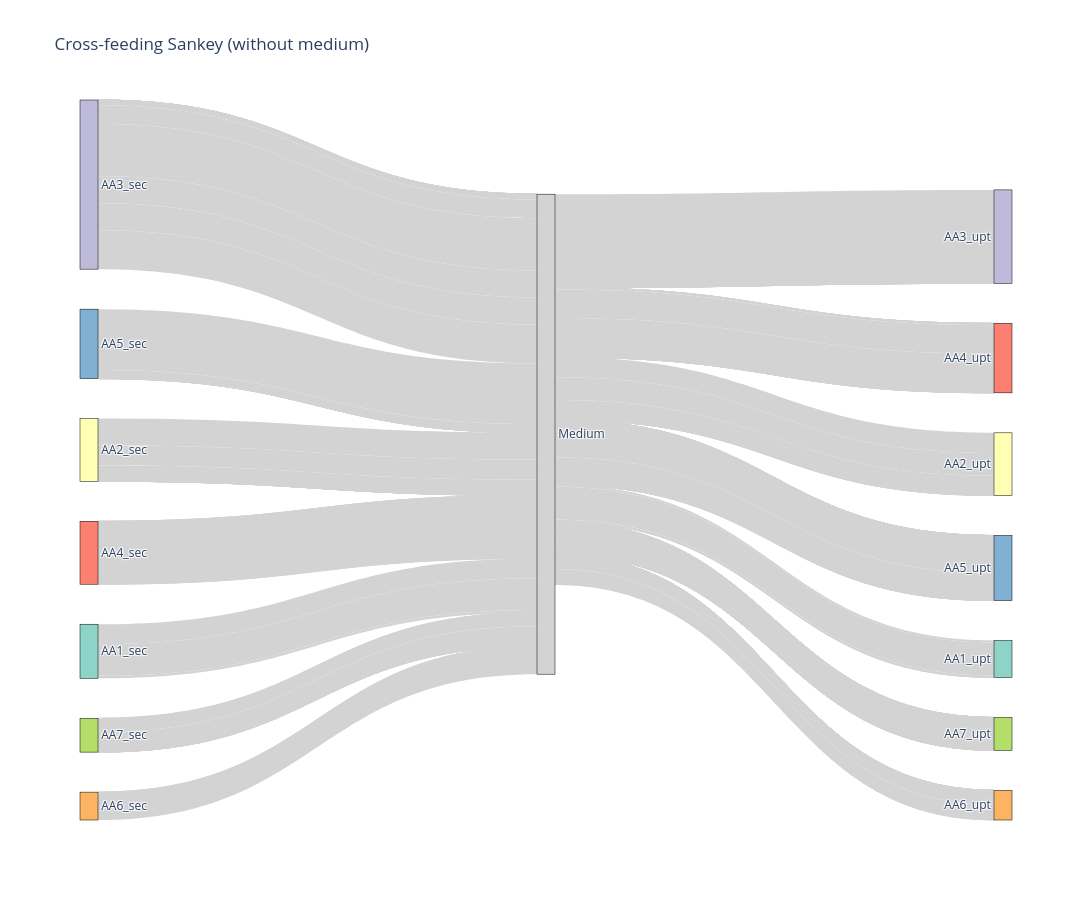

The notebook cell saved with this chart:
### Markdown cell above
### quantitative - without _m

### Code cell
# --- FILTER FLUXES ---
threshold_sec = 0.001

# Secretions
secretions_withoutM = syncom_fluxes[
    ((syncom_fluxes.index.str.startswith("EX_")) & (syncom_fluxes > threshold_sec) & (~syncom_fluxes.index.str.endswith("_m")))
]

# Uptakes
uptakes_withoutM = syncom_fluxes[
    ((syncom_fluxes.index.str.startswith("EX_")) & (syncom_fluxes < -threshold_sec) & (~syncom_fluxes.index.str.endswith("_m")))
]

# --- SPLIT REACTION IDS ---
def split_rxn_id(rxn_id):
    """Split into metabolite part and strain ID."""
    met, strain = rxn_id.rsplit("__", 1) # splitting starts from the right
    return met, strain


# --- BUILD DATAFRAMES ---
sec_df_witoutM = pd.DataFrame(
    [(*split_rxn_id(rxn), flux) for rxn, flux in secretions_withoutM.items()],
    columns=["metabolite", "strain_sec", "flux_sec"]
)

upt_df_witoutM = pd.DataFrame(
    [(*split_rxn_id(rxn), flux) for rxn, flux in uptakes_withoutM.items()],
    columns=["metabolite", "strain_upt", "flux_upt"]
)

# Ensure numeric and positive
sec_df_witoutM["flux_sec"] = pd.to_numeric(sec_df_witoutM["flux_sec"], errors="coerce").abs()
upt_df_witoutM["flux_upt"] = pd.to_numeric(upt_df_witoutM["flux_upt"], errors="coerce").abs()

# Drop NaNs
sec_df_witoutM = sec_df_witoutM.dropna(subset=["metabolite", "strain_sec", "flux_sec"])
upt_df_witoutM = upt_df_witoutM.dropna(subset=["metabolite", "strain_upt", "flux_upt"])

# --- AGGREGATE FOR SANKEY ---
# Donor -> Medium (one secretion per metabolite per donor)
sec_unique = sec_df_witoutM.groupby(["strain_sec", "metabolite"], as_index=False).agg({"flux_sec": "first"})

# Medium -> Recipient (sum of uptakes per recipient+metabolite)
upt_agg = upt_df_witoutM.groupby(["strain_upt", "metabolite"], as_index=False).agg({"flux_upt": "sum"})

# --- BUILD NODES ---
strains = sorted(set(sec_df_witoutM["strain_sec"]).union(set(upt_df_witoutM["strain_upt"])))
nodes = [f"{s}_sec" for s in strains] + ["Medium"] + [f"{s}_upt" for s in strains]
node_indices = {node: i for i, node in enumerate(nodes)}

# Colors: same for left/right copies of each strain
palette = px.colors.qualitative.Set3
strain_colors = {s: palette[i % len(palette)] for i, s in enumerate(strains)}
node_colors = [strain_colors[s] for s in strains] + ["lightgrey"] + [strain_colors[s] for s in strains]

# --- BUILD LINKS ---
sec_links = [
    {"source": node_indices[f"{row.strain_sec}_sec"], "target": node_indices["Medium"],
     "value": float(row.flux_sec), "label": row.metabolite}
    for _, row in sec_unique.iterrows()
]

upt_links = [
    {"source": node_indices["Medium"], "target": node_indices[f"{row.strain_upt}_upt"],
     "value": float(row.flux_upt), "label": row.metabolite}
    for _, row in upt_agg.iterrows()
]

links = sec_links + upt_links

# --- RECONSTRUCT CROSS_FEED DF ---
# this is for me sanity, so I have all data as an overview and can compare with the plot
cross_feed_df = sec_unique.merge(upt_agg, on="metabolite", how="outer")
cross_feed_df = cross_feed_df[cross_feed_df["strain_sec"] != cross_feed_df["strain_upt"]]
cross_feed_df["flux_sec"] = pd.to_numeric(cross_feed_df["flux_sec"], errors="coerce").fillna(0)
cross_feed_df["flux_upt"] = pd.to_numeric(cross_feed_df["flux_upt"], errors="coerce").fillna(0)
#####


# --- SANKEY PLOT ---
# Update Sankey plot
fig = go.Figure(data=[go.Sankey(
    node=dict(
        pad=40,
        thickness=18,
        line=dict(color="black", width=0.5),
        label=nodes,
        color=node_colors
    ),
    link=dict(
        source=[l["source"] for l in links],
        target=[l["target"] for l in links],
        value=[l["value"] for l in links],
        label=[l["label"] for l in links],
        color="lightgrey"
    )
)])

fig.update_layout(title_text="Cross-feeding Sankey (without medium)",
                  font_size=12, width=1200, height=900)
fig.show()

### Figure 1 — Plotly figure (JSON) as saved in the notebook; plotly's stock layout.template omitted (floating-point values rounded to 4 significant figures; data arrays with more than 128 entries replaced by an {"elided": "..."} marker saying what was removed)
{"data": [{"link": {"color": "lightgrey", "label": {"elided": "431 str values"}, "source": {"elided": "431 int values"}, "target": {"elided": "431 int values"}, "value": {"elided": "431 float values"}}, "node": {"color": ["rgb(141,211,199)", "rgb(255,255,179)", "rgb(190,186,218)", "rgb(251,128,114)", "rgb(128,177,211)", "rgb(253,180,98)", "rgb(179,222,105)", "lightgrey", "rgb(141,211,199)", "rgb(255,255,179)", "rgb(190,186,218)", "rgb(251,128,114)", "rgb(128,177,211)", "rgb(253,180,98)", "rgb(179,222,105)"], "label": ["AA1_sec", "AA2_sec", "AA3_sec", "AA4_sec", "AA5_sec", "AA6_sec", "AA7_sec", "Medium", "AA1_upt", "AA2_upt", "AA3_upt", "AA4_upt", "AA5_upt", "AA6_upt", "AA7_upt"], "line": {"color": "black", "width": 0.5}, "pad": 40, "thickness": 18}, "type": "sankey"}], "layout": {"title": {"text": "Cross-feeding Sankey (without medium)"}, "font": {"size": 12}, "width": 1200, "height": 900}}
